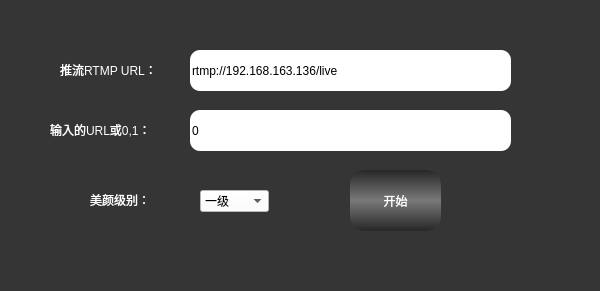
<?xml version="1.0" encoding="UTF-8"?>
<ui version="4.0">
 <class>XRtmpStreamerClass</class>
 <widget class="QWidget" name="XRtmpStreamerClass">
  <property name="geometry">
   <rect>
    <x>0</x>
    <y>0</y>
    <width>600</width>
    <height>291</height>
   </rect>
  </property>
  <property name="windowTitle">
   <string>XRtmpStreamer</string>
  </property>
  <property name="styleSheet">
   <string notr="true">QLabel
{
	color: rgb(255, 255, 255);
	font: 75 12pt &quot;黑体&quot;;
}
QWidget
{
	background-color: rgb(53, 53, 53);
}

QPushButton:hover
 { 
	background-color: qlineargradient(spread:pad, x1:0, y1:0, x2:0, y2:1, stop:0 rgba(120, 120, 120, 255), stop:0.495 rgba(39, 39, 39, 255), stop:0.505 rgba(39,39, 39, 255), stop:1 rgba(120, 120,120, 255));
 border: none;
border-radius:15px;
color: rgb(255, 255, 255);
font: 75 12pt &quot;黑体&quot;;
 }
QPushButton:!hover
 { 
	background-color: qlineargradient(spread:pad, x1:0, y1:0, x2:0, y2:1, stop:0 rgba(39, 39, 39, 255), stop:0.495 rgba(120, 120, 120, 255), stop:0.505 rgba(120,120, 120, 255), stop:1 rgba(39, 39,39, 255));
 border: none;
border-radius:15px;
color: rgb(255, 255, 255);
font: 75 12pt &quot;黑体&quot;;
 }

QLineEdit
{
border-radius:10px;
background-color: rgb(255, 255, 255);
font: 75 12pt &quot;黑体&quot;;

}
QComboBox
{
background-color: rgb(255, 255, 255);
font: 75 12pt &quot;黑体&quot;;

}</string>
  </property>
  <widget class="QLineEdit" name="outUrl">
   <property name="geometry">
    <rect>
     <x>190</x>
     <y>50</y>
     <width>321</width>
     <height>41</height>
    </rect>
   </property>
   <property name="text">
    <string>rtmp://192.168.163.136/live</string>
   </property>
  </widget>
  <widget class="QLabel" name="label">
   <property name="geometry">
    <rect>
     <x>60</x>
     <y>60</y>
     <width>111</width>
     <height>20</height>
    </rect>
   </property>
   <property name="text">
    <string>推流RTMP URL：</string>
   </property>
  </widget>
  <widget class="QLabel" name="label_2">
   <property name="geometry">
    <rect>
     <x>50</x>
     <y>120</y>
     <width>121</width>
     <height>20</height>
    </rect>
   </property>
   <property name="text">
    <string>输入的URL或0,1：</string>
   </property>
  </widget>
  <widget class="QLineEdit" name="inUrl">
   <property name="geometry">
    <rect>
     <x>190</x>
     <y>110</y>
     <width>321</width>
     <height>41</height>
    </rect>
   </property>
   <property name="text">
    <string>0</string>
   </property>
  </widget>
  <widget class="QPushButton" name="startButton">
   <property name="geometry">
    <rect>
     <x>350</x>
     <y>170</y>
     <width>91</width>
     <height>61</height>
    </rect>
   </property>
   <property name="text">
    <string>开始</string>
   </property>
  </widget>
  <widget class="QComboBox" name="face">
   <property name="geometry">
    <rect>
     <x>200</x>
     <y>190</y>
     <width>69</width>
     <height>22</height>
    </rect>
   </property>
   <item>
    <property name="text">
     <string>一级</string>
    </property>
   </item>
   <item>
    <property name="text">
     <string>二级</string>
    </property>
   </item>
   <item>
    <property name="text">
     <string>三级</string>
    </property>
   </item>
  </widget>
  <widget class="QLabel" name="label_3">
   <property name="geometry">
    <rect>
     <x>90</x>
     <y>190</y>
     <width>81</width>
     <height>20</height>
    </rect>
   </property>
   <property name="text">
    <string>美颜级别：</string>
   </property>
  </widget>
 </widget>
 <layoutdefault spacing="6" margin="11"/>
 <resources>
  <include location="xrtmpstreamer.qrc"/>
 </resources>
 <connections>
  <connection>
   <sender>startButton</sender>
   <signal>clicked()</signal>
   <receiver>XRtmpStreamerClass</receiver>
   <slot>Stream()</slot>
   <hints>
    <hint type="sourcelabel">
     <x>388</x>
     <y>205</y>
    </hint>
    <hint type="destinationlabel">
     <x>498</x>
     <y>249</y>
    </hint>
   </hints>
  </connection>
 </connections>
 <slots>
  <slot>Stream()</slot>
 </slots>
</ui>
